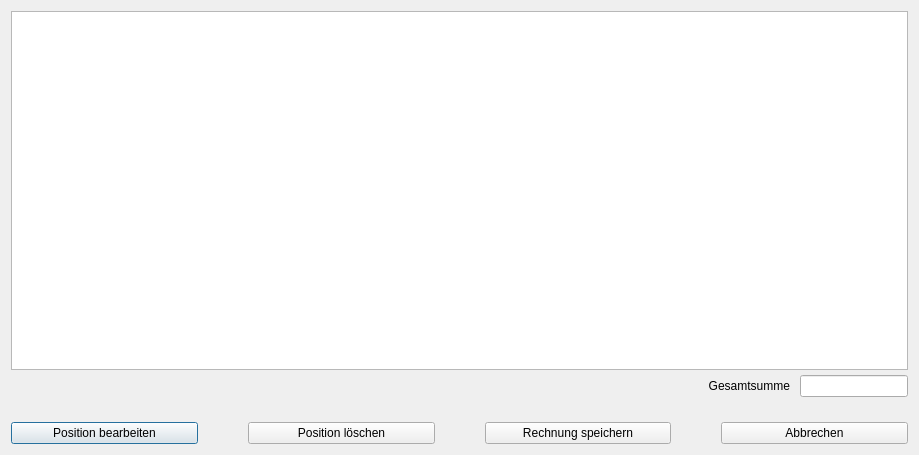
<?xml version="1.0" encoding="UTF-8"?>
<ui version="4.0">
 <class>WindowPositions</class>
 <widget class="QDialog" name="WindowPositions">
  <property name="geometry">
   <rect>
    <x>0</x>
    <y>0</y>
    <width>919</width>
    <height>455</height>
   </rect>
  </property>
  <property name="windowTitle">
   <string>Dialog</string>
  </property>
  <layout class="QVBoxLayout" name="verticalLayout">
   <property name="spacing">
    <number>5</number>
   </property>
   <item>
    <widget class="QTableWidget" name="twRgPositions">
     <property name="focusPolicy">
      <enum>Qt::ClickFocus</enum>
     </property>
     <property name="editTriggers">
      <set>QAbstractItemView::NoEditTriggers</set>
     </property>
     <property name="tabKeyNavigation">
      <bool>false</bool>
     </property>
     <property name="showDropIndicator" stdset="0">
      <bool>false</bool>
     </property>
     <property name="dragDropOverwriteMode">
      <bool>false</bool>
     </property>
     <property name="alternatingRowColors">
      <bool>false</bool>
     </property>
     <property name="selectionMode">
      <enum>QAbstractItemView::SingleSelection</enum>
     </property>
     <property name="selectionBehavior">
      <enum>QAbstractItemView::SelectRows</enum>
     </property>
     <property name="cornerButtonEnabled">
      <bool>false</bool>
     </property>
     <attribute name="horizontalHeaderStretchLastSection">
      <bool>false</bool>
     </attribute>
     <attribute name="verticalHeaderVisible">
      <bool>false</bool>
     </attribute>
    </widget>
   </item>
   <item>
    <layout class="QHBoxLayout" name="horizontalLayout_2">
     <property name="spacing">
      <number>10</number>
     </property>
     <item>
      <spacer name="horizontalSpacer_2">
       <property name="orientation">
        <enum>Qt::Horizontal</enum>
       </property>
       <property name="sizeHint" stdset="0">
        <size>
         <width>40</width>
         <height>20</height>
        </size>
       </property>
      </spacer>
     </item>
     <item>
      <widget class="QLabel" name="label_38">
       <property name="text">
        <string>Gesamtsumme</string>
       </property>
       <property name="alignment">
        <set>Qt::AlignRight|Qt::AlignTrailing|Qt::AlignVCenter</set>
       </property>
      </widget>
     </item>
     <item>
      <widget class="QLineEdit" name="lePositionsSumme">
       <property name="sizePolicy">
        <sizepolicy hsizetype="Preferred" vsizetype="Fixed">
         <horstretch>0</horstretch>
         <verstretch>0</verstretch>
        </sizepolicy>
       </property>
       <property name="alignment">
        <set>Qt::AlignRight|Qt::AlignTrailing|Qt::AlignVCenter</set>
       </property>
       <property name="readOnly">
        <bool>true</bool>
       </property>
      </widget>
     </item>
    </layout>
   </item>
   <item>
    <spacer name="verticalSpacer">
     <property name="orientation">
      <enum>Qt::Vertical</enum>
     </property>
     <property name="sizeType">
      <enum>QSizePolicy::Fixed</enum>
     </property>
     <property name="sizeHint" stdset="0">
      <size>
       <width>20</width>
       <height>20</height>
      </size>
     </property>
    </spacer>
   </item>
   <item>
    <layout class="QHBoxLayout" name="horizontalLayout">
     <property name="spacing">
      <number>50</number>
     </property>
     <item>
      <widget class="QPushButton" name="btnPositionEdit">
       <property name="text">
        <string>Position bearbeiten</string>
       </property>
      </widget>
     </item>
     <item>
      <widget class="QPushButton" name="btnPositionDelete">
       <property name="text">
        <string>Position löschen</string>
       </property>
      </widget>
     </item>
     <item>
      <widget class="QPushButton" name="btnPositionsSave">
       <property name="text">
        <string>Rechnung speichern</string>
       </property>
      </widget>
     </item>
     <item>
      <widget class="QPushButton" name="btnPositionsClose">
       <property name="text">
        <string>Abbrechen</string>
       </property>
      </widget>
     </item>
    </layout>
   </item>
  </layout>
 </widget>
 <resources/>
 <connections/>
</ui>
